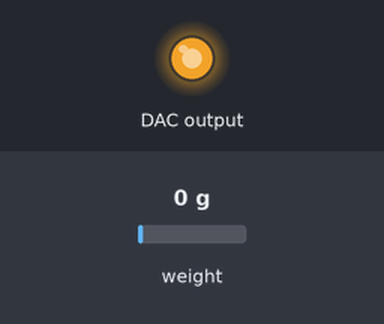
Bench run of a sketch on a simulated Arduino Leonardo, built with avr-gcc and run on an emulated ATmega32U4. On the bench: output pins drawn as LEDs (lit = HIGH). Wiring (inferred from the names in the program): MCP4725 DAC at I2C address 0x60. Inputs (shaded band) come from the test bench; at power-on: weight on the scale 0 g.

Above: at 2.2 s.
2.3 s: weight on the scale set to 1250 g
At 3.4 s:
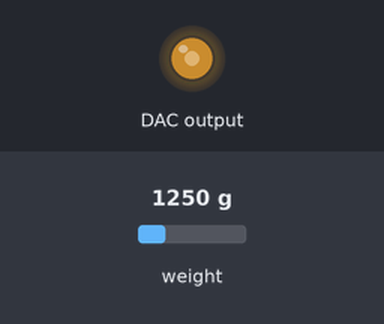
3.8 s: weight on the scale set to 2500 g
At 4.9 s:
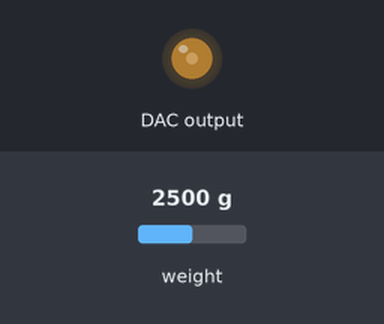
5.3 s: weight on the scale set to 3750 g
At 6.5 s:
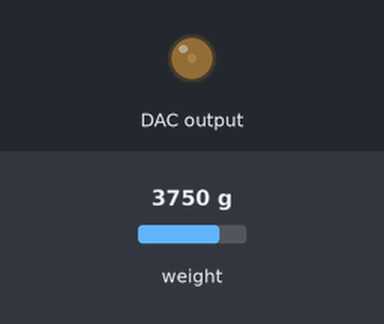
Timing chart, 0 to 8.3 s (numbered marks = the images above; inputs shaded):
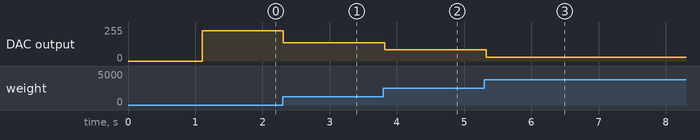

The sketch:

SimPedal_ver3_dac-3.3v_board_withFW_Adjust.ino
```cpp
// Pedal Gradient Maths
// Back to school....
// Using DiView 2 linear gradients were determine as being used. Gradient2 being the informous brake grab\rubber bung fudge
// Sample data :
// Gradient1 (noted from 0% - around 70%)
// x1 (G29% output) = 0.0706, y1 (LC %) =  0.15
// x2 = 0.6843, y2 = 0.8
// x2-x1 = 0.6137, y2-y1 = 0.65
// gradient1 (m1) = 0.65/0.6137 = 1.0591
// y_intersect (b1) = y1-(m1*x1)
// b1 = 0.0752
//
// Gradient2 (noted from around 70% - 100% brake)
// x1 (G29% output) = 0.7235, y1 (LC %) = 0.825
// x2 = 1, y2 = 1
// x2-x1 = 0.2765, y2-y1 = .175
// gradient1 (m2) = 0.175/0.2765 = 0.6329
// y_intersect (b2) = y1-(m1*x1)
// b2 = 0.3671
//
// Gradient1 & Gradient2 intersect - using y = mx+b
// y = (1.0591 * x) + 0.0752
// and
// y = (0.6329 * x) + 0.3671
// (1.0591 * x) + 0.0752 = (0.6329 * x) + 0.3671
// (1.0591 * x) - (0.6329 * x) = 0.3671 - 0.0752
// (1.0591 * x) - (0.6329 * x) = 0.2919
//  0.4261 * x  = 0.2919
// Intersect x = 0.6848 (68.48%)
// y = (mx)+b  - using either gradient
// LC%_y = (m1  * .6848) +b1
// LC%_y = (1.0591 * 0.6848) + 0.0752 = 0.8004 (80%)

// Code for 3.3v Micro Pro Board with 1x load cell, 1x HX711 module and 1x MCP4725 DAC

#include <HX711.h>    // HX711-0.7.3.zip
#include <Wire.h>     //Include the Wire library to talk I2C
//#include <avr/power.h> // Was needed for the 5v board and div2, now using 3.3v board

//This is the I2C Address of the MCP4725, by default (A0 pulled to GND).
//Please note that this breakout is for the MCP4725A0.
#define MCP4725_ADDR 0x60
//For devices with A0 pulled HIGH, use 0x61
// MCP4725 is 12bit inout and output at default 100Kbps (also available 400Kbps mode)

// How many samples to take at initialization of the library to zero
// out the offset of the load cell.
const int BRAKE_PEDAL_LOAD_CELL_TARE_REPS =  10;

// Arbitary scaling 1100. Single Load Cell.
// Testing with set at 1100, pressing hard -  max brake_value is a value around 400 to 800
const int BRAKE_PEDAL_LOAD_CELL_SCALING =  1100;

// LOCAL VARIABLES

// HX711 circuit wiring
const int LOADCELL_DOUT_PIN = 1;
const int LOADCELL_SCK_PIN = 0;

const float brakemax = -600; //comfortably pressing hard on load cell, with single cell, inverted is -400. To Stiffen brake go down to -800
const float arduino_vcc = 3.3; //G29 3.3v
const float G29BrakeFull_v = 1.48;
// GTS SPORT 2.86v to 1.93v
// ACC 2.88v to 1.49v - 18.08.2020 2.76v
// ACC 21.08.2020 2.89v off was too sensative, resting foot on pedal registered as brake slightly on.
const float G29BrakeOff_v = 2.93;
const float dac_BrakeFullPerc = G29BrakeFull_v / arduino_vcc;
const float dac_BrakeOffPerc = G29BrakeOff_v / arduino_vcc;

const float dac_step = arduino_vcc / 4096;

const int dac_BrakeFull = G29BrakeFull_v / dac_step;  // Lower Voltage
const int dac_BrakeOff = G29BrakeOff_v / dac_step;    // Higher voltage
const int dac_Range = dac_BrakeOff - dac_BrakeFull;

// linear equation y = mx+b
const float base_gradient_m1 = 1.0591;
const float base_intersect_b1 = 0.0752;

const float adj_gradient_m2 = 0.6329;
const float adj_intersect_b2 = 0.3671;

HX711 brake_pedal;

unsigned int dacValue;
byte buffer[3];

void setup()

{
  // Div 2 was needed for 5v board , now using 3.3v board
  //Div_2 - 16MHz /2 = 8Mhz
  //clock_prescale_set(clock_div_2);

  // Zero the pedal offset. This is is to compensate for the own weight
  // of the pedal. It is important not to apply any force to the pedal
  // While this is happening
  brake_pedal.begin(LOADCELL_DOUT_PIN, LOADCELL_SCK_PIN);
  brake_pedal.tare(BRAKE_PEDAL_LOAD_CELL_TARE_REPS);

  Wire.begin();                       // Begins the I2C communication
  //TWBR = 12;                        // Seems OK at 100kbps, otherwise MCP4725 can run at 400KHz using TWBR=12
}

void loop()

{
  int32_t brake_value;
  float LC_brakePercOn;
  float brakePercOn;
  float G29fw_Perc;

  buffer[0] = 0b01000000;            //Sets the buffer0 with control byte (010-Sets in Write mode)

  // Turn off Tx & RX LEDS
  TXLED0;
  RXLED0;

  brake_value = brake_pedal.get_value(1);

  brake_value /= BRAKE_PEDAL_LOAD_CELL_SCALING;
  brake_value *= -1; // invert so off pedal is a higher value (0) than full pedal

  //brake_value = -300;

  if(brake_value > 0){
    brake_value = 0;
  }

  //Serial.println (brake_value);

  LC_brakePercOn = brake_value/brakemax; // determine applied brake pedal percentage(base gradient1)

  if (LC_brakePercOn > .8){
    // from 80% Calculate the G29fw_% using gradient1 and recalculate LC% using gradient2
    // x = (y-b)/m with gradient1
    G29fw_Perc = (LC_brakePercOn - base_intersect_b1) / base_gradient_m1;
    // y = (mx)+b with gradient2
    LC_brakePercOn = (adj_gradient_m2 * G29fw_Perc )+ adj_intersect_b2 ;
  }
  //Serial.println(LC_brakePercOn);

  //LC_brakePercOn = .5;

  dacValue = dac_BrakeOff - (dac_Range *  LC_brakePercOn);

//diVIew
  //  dacValue = 3661;

  //  dacValue = 3339;
  //  dacValue = 3091;
  //  dacValue = 2842;
  //  dacValue = 2594;

  //  dacValue = 2346;
  //  dacValue = 2098;
  //  dacValue = 1974;
  //  dacValue = 1849;
  //  dacValue = 1837;

 //dacValue = 1837; // 1.48v

//ACC
  //dacValue = 3426; //2.76v
  //dacValue = 1849; //1.49v

  //  dacValue = 3415; // flicker red
  //  dacValue = 3636;
  //  dacValue = 3388;
  //  dacValue = 3140;
  //  dacValue = 2892;
  //  dacValue = 2643;
  //  dacValue = 2395;
  //  dacValue = 2147;
  //  dacValue = 1850;
  //  dacValue = 1849;

// GTS
  //  dacValue = 3550; // Not On
  //  dacValue = 3537; //ABS LED FLicker
  //  dacValue = 3636;
  //  dacValue = 3388;
  //  dacValue = 3140;
  //  dacValue = 2892;
  //  dacValue = 2643;
  //  dacValue = 2395;
  //  dacValue = 2147;
  //  dacValue = 2395;
  //  dacValue = 1837;

  // Check not supplying over voltage
  if (dacValue * dac_step > G29BrakeOff_v) {
    dacValue = G29BrakeOff_v;
  }

  buffer[1] = dacValue >> 4;              //Puts the most significant bit values
  buffer[2] = dacValue << 4;              //Puts the Least significant bit values

  Wire.beginTransmission(MCP4725_ADDR);
  Wire.write(buffer[0]);            //Sends the control byte to I2C
  Wire.write(buffer[1]);            //Sends the MSB to I2C
  Wire.write(buffer[2]);            //Sends the LSB to I2C
  Wire.endTransmission();

//  Serial.println(dacValue);

}
```

Measured:
- after the input at 2.3 s, DAC output: 227/255 → 137/255 at once
- after the input at 3.8 s, DAC output: 137/255 → 84/255 at once
- after the input at 5.3 s, DAC output: 84/255 → 30/255 at once
